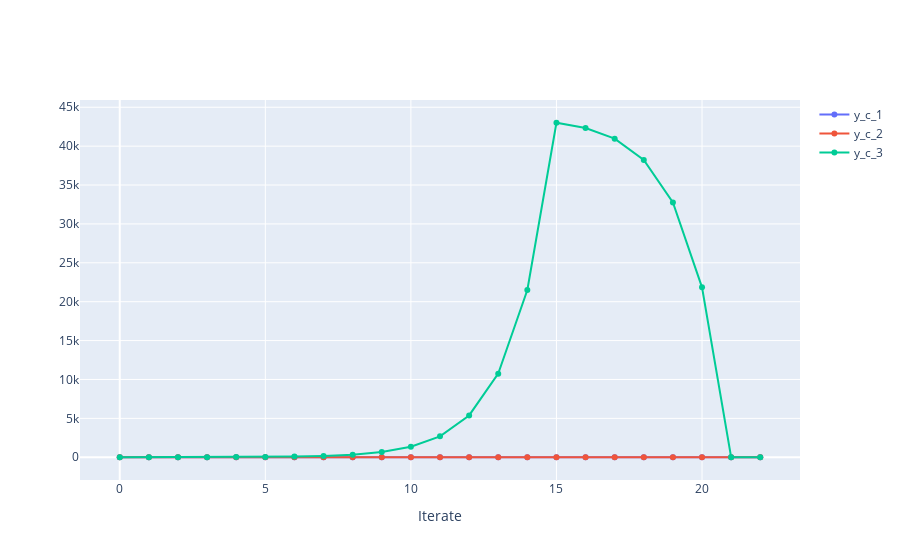

Source (notebook cell):
### Code cell
fig = go.Figure()
N = len(c_y_DTS_10_1)
x_axis = np.linspace(0 , 22,N)
fig.add_traces(go.Scatter( 
                        x = x_axis, y = c_y_DTS_10_1, mode='markers+lines', name= 'y_c_1'))
fig.add_traces(go.Scatter( 
                        x = x_axis, y = c_y_DTS_10_2, mode='markers+lines', name= 'y_c_2'))
fig.add_traces(go.Scatter( 
                        x = x_axis, y = c_y_DTS_11, mode='markers+lines', name= 'y_c_3'))

fig.update_layout(
        xaxis=go.layout.XAxis(
        title=go.layout.xaxis.Title(
            text="Iterate<br><sup>"
            )
        )
    )

### Figure 1 — Plotly figure (JSON) as saved in the notebook; plotly's stock layout.template omitted (floating-point values rounded to 4 significant figures)
{"data": [{"mode": "markers+lines", "name": "y_c_1", "type": "scatter", "x": [0, 1, 2, 3, 4, 5, 6, 7, 8, 9, 10, 11, 12, 13, 14, 15, 16, 17, 18, 19, 20, 21, 22], "y": [1, 1.6, 1.96, 2.176, 2.306, 2.383, 1.43, 0.858, 0.5148, 0.3089, 0.1853, 0.1112, 0.06672, 0.04003, 0.02402, 0.01441, 0.008365, 0.004737, 0.00256, 0.001254, 0.0004702, 0, 0]}, {"mode": "markers+lines", "name": "y_c_2", "type": "scatter", "x": [0, 1, 2, 3, 4, 5, 6, 7, 8, 9, 10, 11, 12, 13, 14, 15, 16, 17, 18, 19, 20, 21, 22], "y": [4, 4.667, 5.444, 5.685, 5.855, 5.923, 1.963, 1.314, 0.5462, 0.3101, 0.1427, 0.07547, 0.03637, 0.01864, 0.009168, 0.004635, 0.002264, 0.001101, 0.0005119, 0.0002199, 7.313e-05, 0, 0]}, {"mode": "markers+lines", "name": "y_c_3", "type": "scatter", "x": [0, 1, 2, 3, 4, 5, 6, 7, 8, 9, 10, 11, 12, 13, 14, 15, 16, 17, 18, 19, 20, 21, 22], "y": [2, 2, 6, 10, 22, 42, 84, 168, 336, 672, 1344, 2688, 5376, 10752, 21504, 43008, 42324, 40960, 38228, 32768, 21844, 0, 0]}], "layout": {"xaxis": {"title": {"text": "Iterate<br><sup>"}}}}
